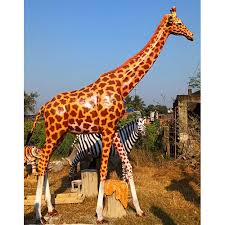
#> input picture giraffe.jpg, 225 x 225 px
$ jupyter execute affine_perspective.ipynb
#> lines starting #> are read from the running program, lines starting #| are printed output that depends on the picture
[cell 1]
import cv2
import matplotlib.pyplot as plt

import numpy as np

##Perspective Transformation ##

[cell 2]
image = cv2.imread("./giraffe.jpg")
#> image is the input picture: shape (225, 225, 3); mean B, G, R 142.3, 150.3, 162.1

[cell 3]
image_rgb = cv2.cvtColor(image,cv2.COLOR_BGR2RGB)
plt.imshow(image_rgb)

[cell 4]
image_rgb.shape
#> Out = (225, 225, 3)

[cell 5]
rows , cols , _ = image_rgb.shape
#> rows = 225; cols = 225

[cell 6]
input_point = np.float32([[50,50], [cols -50,50], [50,rows - 50], [cols-50,rows -50]])


output_point = np.float32([[10,100], [cols -100,50], [100,rows - 10], [cols-50,rows -100]])

"""
transformation matrix for perspective transformation
3x3
a,b,c
d ,e,f
g,h,l

a,b,c - responsible horizontal scaling ,rotationa and translation
d,e,f - responsible for vertical scaling,rotatoon and translation
gh - perspective components that account for depth and skew
"""

M = cv2.getPerspectiveTransform(input_point,output_point)
##m matrix used for warp perspective transofrmation
print(M)
#| [[ 2.24629499e+00  1.14184898e+00 -1.55116443e+02]
#|  [-1.99011997e-01  1.55751588e+00  7.49823571e+01]
#|  [ 7.45236415e-03  1.12914608e-03  1.00000000e+00]]

[cell 7]
perspective_image = cv2.warpPerspective(image_rgb,M,(cols,rows))
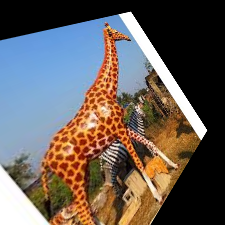
#> perspective_image: shape (225, 225, 3); mean R, G, B 103.2, 94.3, 89.3
plt.figure(figsize=(10,5))
plt.imshow(image_rgb)
plt.title("original image")
plt.axis("off")

plt.subplot(1,2,2)
plt.imshow(perspective_image)
plt.title("perspective transomed image")
plt.axis("off")
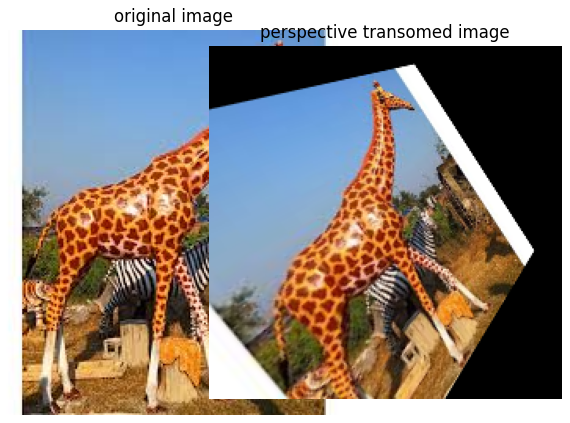
#> figure drawn by matplotlib, 2 panels

##affine transformation
we need three points

[cell 8]
input_points=np.float32([[50,50],[200,50],[50,200]])
output_points = np.float32([[10,100],[200,50],[100,250]])

"""
transformation matrix for perspective transformation
3x3
a,b,c
d ,e,f
g,h,l

a,b,c - responsible horizontal scaling ,rotationa and translation
d,e,f - responsible for vertical scaling,rotatoon and translation
gh - perspective components that account for depth and skew
"""

M = cv2.getAffineTransform(input_points,output_points)
##m matrix used for warp perspective transofrmation
print(M)


perspective_image = cv2.warpAffine(image_rgb,M,(cols,rows))
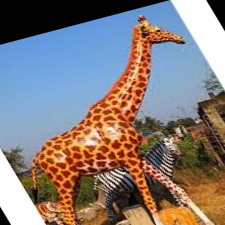
#> perspective_image: shape (225, 225, 3); mean R, G, B 133.9, 124.6, 122.3
plt.figure(figsize=(10,5))
plt.imshow(image_rgb)
plt.title("original image")
plt.axis("off")

plt.subplot(1,2,2)
plt.imshow(perspective_image)
plt.title("affine transformed image")
plt.axis("off")
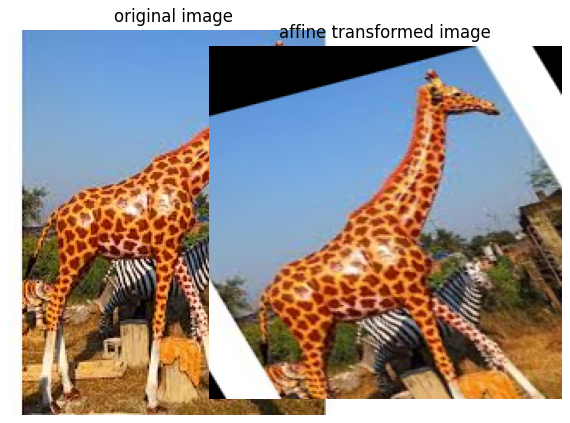
#> figure drawn by matplotlib, 2 panels

Rotation

[cell 9]
angle = 80
center = (cols //2 , rows //2 )
#> center = (112, 112)
scale = 1.0

M = cv2.getRotationMatrix2D(center,angle,scale)

rotated_image = cv2.warpAffine(image_rgb,M,(cols,rows))
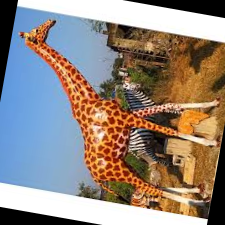
#> rotated_image: shape (225, 225, 3); mean R, G, B 146.6, 134.6, 126.5


plt.figure(figsize=(10,5))
plt.imshow(image_rgb)
plt.title("original image")
plt.axis("off")

plt.subplot(1,2,2)
plt.imshow(perspective_image)
plt.title("affine rotated image")
plt.axis("off")

shearing

[cell 10]
angle = 80
center = (cols //2 , rows //2 )
scale = 1.0

shear_x ,shear_y = 0.5,0

M = np.float32([[3,shear_x,0] ,
            [shear_y,1,0]])

M = cv2.getRotationMatrix2D(center,angle,scale)

rotated_image = cv2.warpAffine(image_rgb,M,(cols + int(shear_y),rows+int(shear_x)))
#

plt.figure(figsize=(10,5))
plt.imshow(image_rgb)
plt.title("original image")
plt.axis("off")

plt.subplot(1,2,2)
plt.imshow(perspective_image)
plt.title("shear rotated image")
plt.axis("off")

Translation

[cell 11]
tx ,ty = 200,300

M = np.float32([[1,0,tx] ,
            [0,1,ty]])

translated_image = cv2.warpAffine(image_rgb,M,(cols,rows))
#> translated_image: shape (225, 225, 3); every value is 0


plt.figure(figsize=(10,5))
plt.imshow(image_rgb)
plt.title("original image")
plt.axis("off")

plt.subplot(1,2,2)
plt.imshow(perspective_image)
plt.title("translated image")
plt.axis("off")
